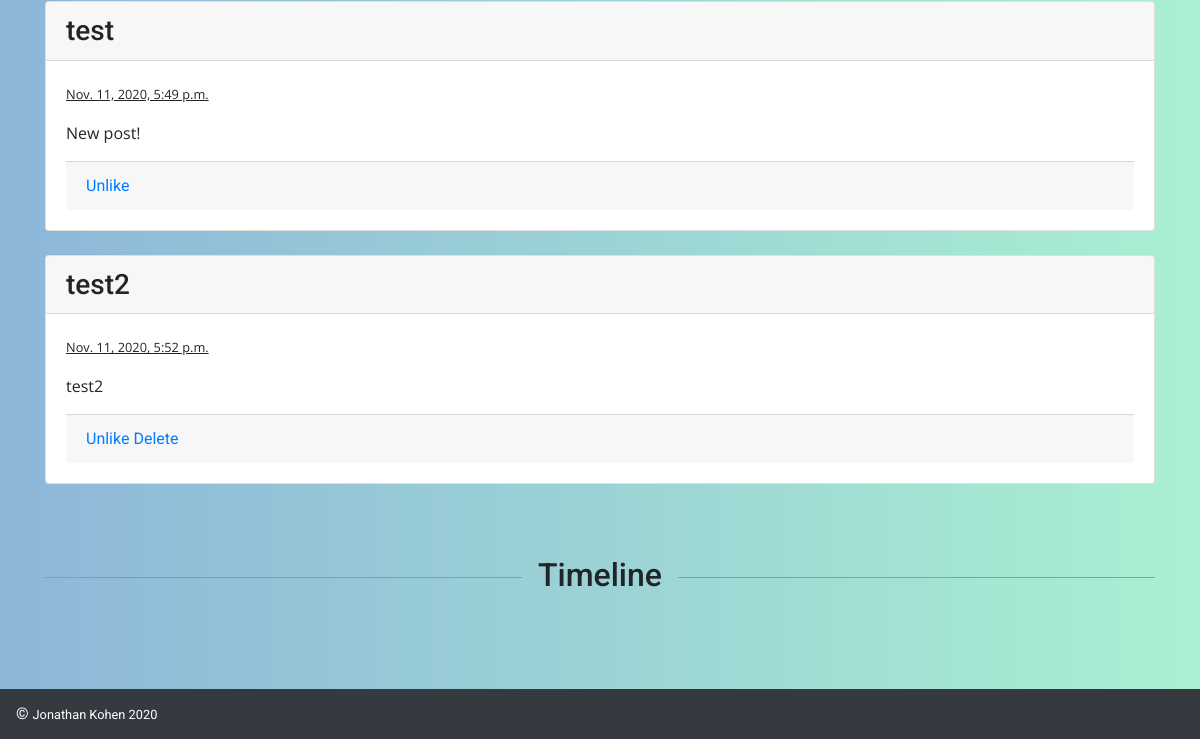
/home (signed in, lower part), run on an earlier commit of the app's database.
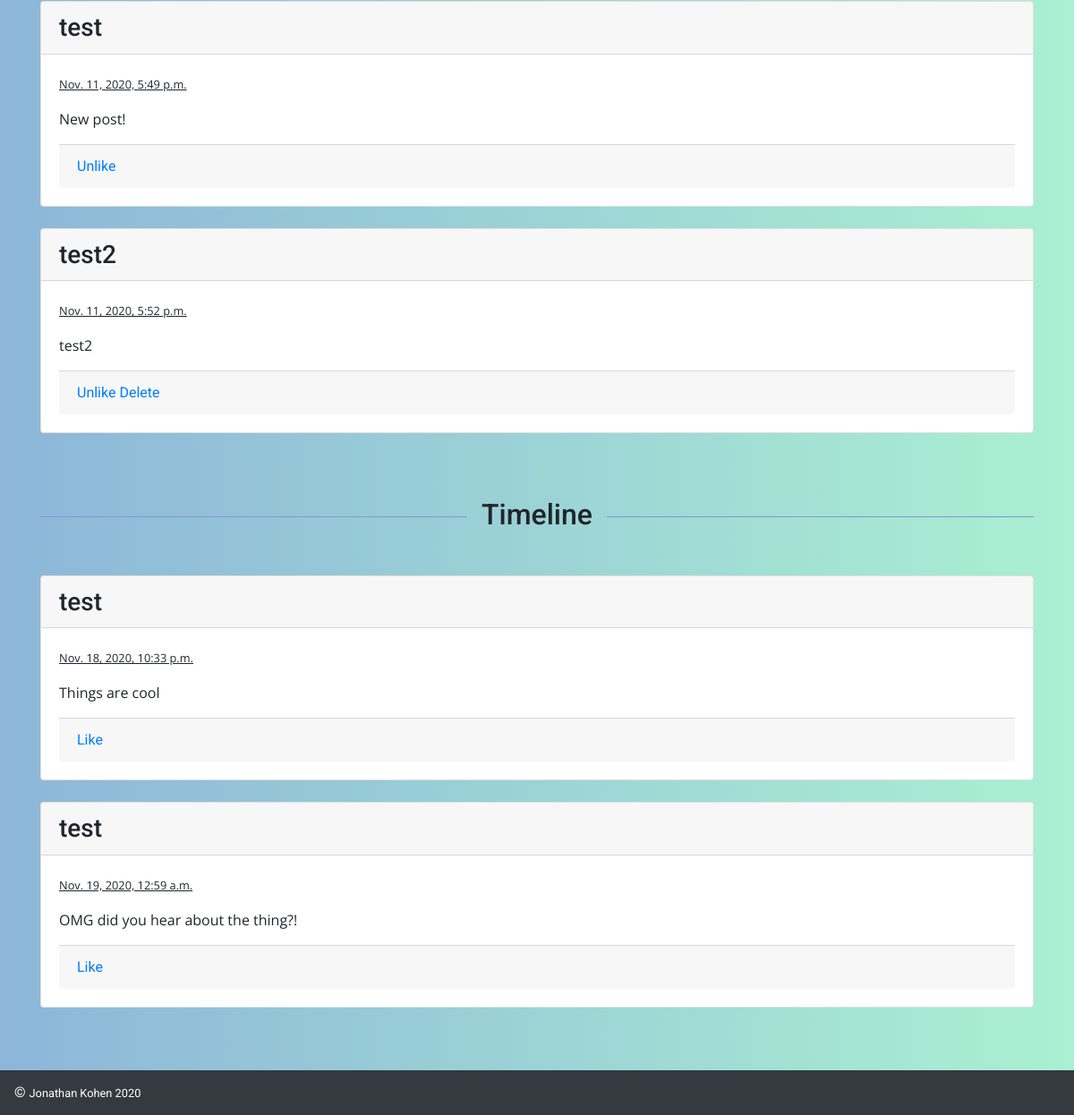
And on a later commit of the database.
### social_network/models.py (models this page shows)
class Post(models.Model):
    content = models.TextField()
    uploader = models.ForeignKey(User, related_name = "posts_uploaded", on_delete = models.CASCADE)
    likes = models.ManyToManyField(User, related_name = "posts_liked")
    created_at = models.DateTimeField(auto_now_add = True)
    updated_at = models.DateTimeField(auto_now = True)
    objects = PostManager()

class User(models.Model):
    first_name = models.CharField(max_length=255)
    last_name = models.CharField(max_length=255)
    email = models.CharField(max_length=255)
    password = models.CharField(max_length=255)
    created_at = models.DateTimeField(auto_now_add = True)
    updated_at = models.DateTimeField(auto_now = True)
    objects = UserManager()

### social_network/views.py (the view)
# urls.py: 2. Add a URL to urlpatterns:  path('', views.home, name='home')
def home(req):
    if 'logged_id' not in req.session:
        messages.error(req, "Login required.")
        return redirect('/')
    all_posts = Post.objects.all()
    liked_posts = Post.objects.filter(likes= User.objects.get(id = req.session['logged_id']))
    logged_user = User.objects.get(id = req.session['logged_id'])
    for post in all_posts:
        for like in liked_posts:
            if logged_user.id == like.id:
                print(logged_user.id, like.id)
    context = {
        'logged_user': User.objects.get(id = req.session['logged_id']),
        "all_posts": Post.objects.all(),
        "liked_posts": Post.objects.filter(likes= User.objects.get(id = req.session['logged_id'])),
        "other_posts": Post.objects.exclude(likes= User.objects.get(id = req.session['logged_id'])),
    }
    return render(req, 'home.html', context)

### social_network/templates/home.html (shortened to what this page needs)
<!DOCTYPE html>
<html lang="en">
    <head>
        <link
            rel="stylesheet"
            href="https://stackpath.bootstrapcdn.com/bootstrap/4.5.2/css/bootstrap.min.css"
        />
        {% load static %}
        <link
            rel="stylesheet"
            type="text/css"
            href="{% static 'css/styles.css' %}"
        />
        {% load static %}
    </head>
    <body>
                {% load static %}
        <div class="container">
                    {% load static %}
            <div class="row">
                <div class="col">
                    {% for post_object in liked_posts %}
                    <div class="card mb-4">
                        <h3 class="card-header">
                            {{post_object.uploader.first_name}}
                        </h3>
                        <div class="card-body">
                            <p class="text-muted">
                                <small
                                    ><a href="/posts/{{post_object.id}}"
                                        >{{post_object.created_at}}</a
                                    ></small
                                >
                            </p>
                            <p class="card-text">{{post_object.content}}</p>
                            <div class="card-footer">
                                <a href="/unlike/{{post_object.id}}">Unlike</a>
                                {% if post_object.uploader == logged_user %}
                                <a href="/delete/{{post_object.id}}">Delete</a>
                                {% endif %}
                            </div>
                        </div>
                    </div>
                    {% endfor %}
                </div>
            </div>
            <div class="row mb-5">
                <div class="col mb-5">
                    <h2 class="my-5">Timeline</h2>
                    {% for post_object in other_posts %}
                    <div class="card mb-4">
                        <h3 class="card-header">
                            {{post_object.uploader.first_name}}
                        </h3>
                        <div class="card-body">
                            <p class="text-muted">
                                <small
                                    ><a href="/posts/{{post_object.id}}"
                                        >{{post_object.created_at}}</a
                                    ></small
                                >
                            </p>
                            <p class="card-text">{{post_object.content}}</p>
                            <div class="card-footer">
                                <a href="/like/{{post_object.id}}">Like</a>
                            </div>
                        </div>
                    </div>
                    {% endfor %}
                </div>
            </div>
        </div>
        <footer>
            <nav class="navbar fixed-bottom navbar-dark bg-dark">
                <a class="navbar-brand" href="https://github.com/jonathankohen"
                    >&copy; <small>Jonathan Kohen 2020</small></a
                >
            </nav>
        </footer>
    </body>
</html>

What changed in the data, as far as the page shows it:
added Post: uploader.first_name "test", created_at "Nov. 18, 2020, 10:33 p.m.", content "Things are cool", shown under "Timeline"
added Post: uploader.first_name "test", created_at "Nov. 19, 2020, 12:59 a.m.", content "OMG did you hear about the thing?!", shown under "Timeline"
